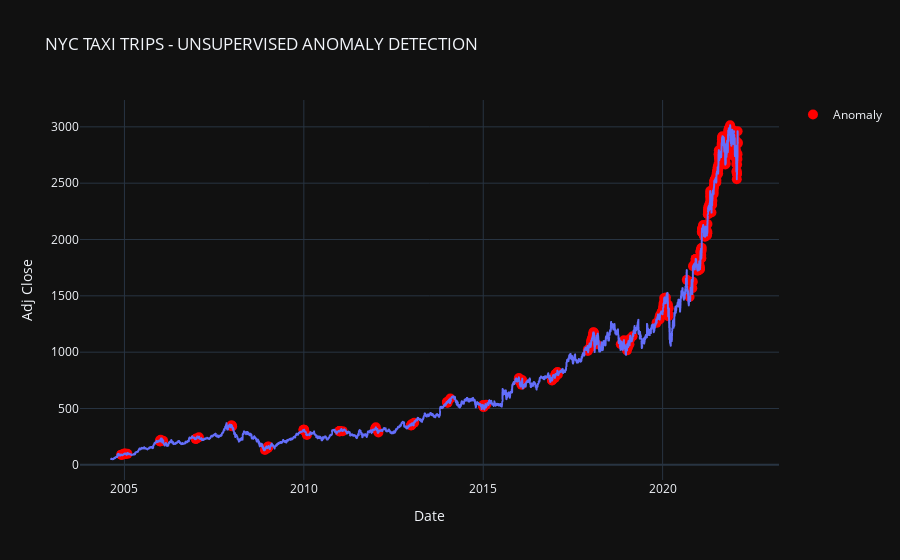

Source (notebook cell):
### Code cell
import plotly.express as px
import plotly.graph_objects as go
fig = px.line(iforest_results, x=iforest_results.index, y="Adj Close", title='NYC TAXI TRIPS - UNSUPERVISED ANOMALY DETECTION', template = 'plotly_dark')
# create list of outlier_dates
outlier_dates = iforest_results[iforest_results['Anomaly'] == 1].index
# obtain y value of anomalies to plot
y_values = [iforest_results.loc[i]['Adj Close'] for i in outlier_dates]
fig.add_trace(go.Scatter(x=outlier_dates, y=y_values, mode = 'markers', 
                name = 'Anomaly', 
                marker=dict(color='red',size=10)))
        
fig.show()

### Figure 1 — Plotly figure (JSON) as saved in the notebook; plotly's stock layout.template omitted (floating-point values rounded to 4 significant figures; data arrays with more than 128 entries replaced by an {"elided": "..."} marker saying what was removed)
{"data": [{"hovertemplate": "Date=%{x}<br>Adj Close=%{y}<extra></extra>", "legendgroup": "", "line": {"color": "#636efa", "dash": "solid"}, "marker": {"symbol": "circle"}, "mode": "lines", "name": "", "showlegend": false, "type": "scattergl", "x": {"elided": "4398 str values"}, "xaxis": "x", "y": {"elided": "4398 float values"}, "yaxis": "y"}, {"marker": {"color": "red", "size": 10}, "mode": "markers", "name": "Anomaly", "type": "scatter", "x": {"elided": "440 str values"}, "y": {"elided": "440 float values"}}], "layout": {"legend": {"tracegroupgap": 0}, "title": {"text": "NYC TAXI TRIPS - UNSUPERVISED ANOMALY DETECTION"}, "xaxis": {"anchor": "y", "domain": [0, 1], "title": {"text": "Date"}}, "yaxis": {"anchor": "x", "domain": [0, 1], "title": {"text": "Adj Close"}}}}
